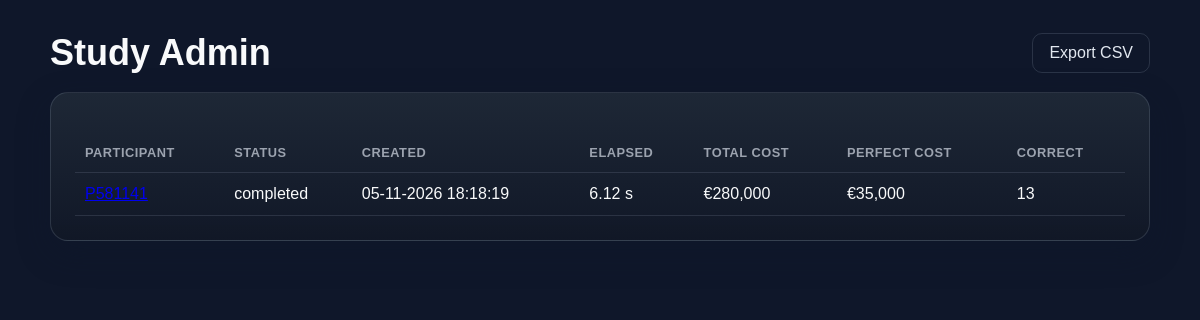
/admin, run on an earlier commit of the app's database.
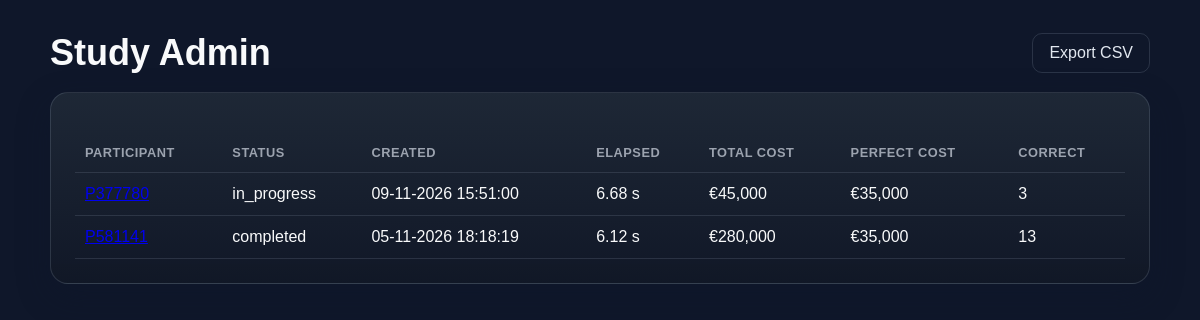
And on a later commit of the database.
### tables this page shows
CREATE TABLE participants (
            participant_code TEXT PRIMARY KEY,
            created_at TEXT NOT NULL,
            status TEXT NOT NULL DEFAULT 'in_progress',
            order_json TEXT NOT NULL,
            total_elapsed_ms INTEGER NOT NULL DEFAULT 0,
            total_cost INTEGER NOT NULL DEFAULT 0,
            perfect_cost INTEGER NOT NULL DEFAULT 0,
            correct_count INTEGER NOT NULL DEFAULT 0,
            completed_at TEXT
        );

### app.py (the view)
@app.route("/admin")
def admin_dashboard():
    conn = get_db()
    participants = conn.execute(
        """
        SELECT participant_code, created_at, status, total_elapsed_ms, total_cost, perfect_cost, correct_count
        FROM participants
        ORDER BY created_at DESC
        """
    ).fetchall()
    conn.close()
    return render_template("admin.html", participants=participants)

### app.py (called while the page is built)
@app.template_filter("admin_datetime")
def admin_datetime(value):
    if not value:
        return ""
    try:
        return datetime.fromisoformat(value).strftime("%d-%m-%Y %H:%M:%S")
    except (TypeError, ValueError):
        return value

@app.template_filter("admin_number")
def admin_number(value):
    try:
        return f"{int(value):,}"
    except (TypeError, ValueError):
        return value

def get_db():
    conn = sqlite3.connect(DB_PATH)
    conn.row_factory = sqlite3.Row
    return conn

### templates/admin.html (shortened to what this page needs)
<!DOCTYPE html>
<html lang="en">
  <head>
    <link rel="stylesheet" href="{{ url_for('static', filename='styles.css') }}" />
  </head>
  <body>
    <div class="page-shell">
      <div class="toolbar">
        <h1>Study Admin</h1>
        <a href="/admin/export.csv">Export CSV</a>
      </div>
      <div class="card">
        <table>
          <thead>
            <tr>
              <th>Participant</th>
              <th>Status</th>
              <th>Created</th>
              <th>Elapsed</th>
              <th>Total cost</th>
              <th>Perfect cost</th>
              <th>Correct</th>
            </tr>
          </thead>
          <tbody>
            {% for participant in participants %}
            <tr>
              <td><a class="participant-link" href="{{ url_for('admin_participant', participant_code=participant.participant_code) }}">{{ participant.participant_code }}</a></td>
              <td>{{ participant.status }}</td>
              <td>{{ participant.created_at|admin_datetime }}</td>
              <td>{{ "%.2f"|format(participant.total_elapsed_ms / 1000) }} s</td>
              <td>€{{ participant.total_cost|admin_number }}</td>
              <td>€{{ participant.perfect_cost|admin_number }}</td>
              <td>{{ participant.correct_count }}</td>
            </tr>
            {% endfor %}
          </tbody>
        </table>
      </div>
    </div>
  </body>
</html>

### static/styles.css (style rules this page uses)
:root { --bg: #0f172a; --panel: #111827; --card: #1f2937; --muted: #9ca3af; --text: #f9fafb; --line: #374151; --accent: #60a5fa; --accent-strong: #3b82f6; --danger: #f87171; --success: #34d399; --warning: #fbbf24; }
* { box-sizing: border-box; }
html, body { margin: 0; min-height: 100%; background: var(--bg); color: var(--text); font-family: Arial, Helvetica, sans-serif; }
body { display: flex; justify-content: center; min-height: 100vh; padding: 20px; }
.page-shell { width: min(1100px, 100%); }
h1 { margin: 0; font-size: clamp(32px, 3vw, 44px); }
.card { background: linear-gradient(180deg, rgba(31, 41, 55, 0.96), rgba(17, 24, 39, 0.98)); border: 1px solid rgba(148, 163, 184, 0.2); border-radius: 18px; box-shadow: 0 12px 32px rgba(15, 23, 42, 0.35); padding: 24px; }
table { width: 100%; border-collapse: collapse; margin-top: 16px; }
th, td { padding: 12px 10px; border-bottom: 1px solid rgba(148, 163, 184, 0.18); text-align: left; }
th { color: var(--muted); font-size: 0.8rem; text-transform: uppercase; letter-spacing: 0.04em; }

### templates/admin.html (style rules this page uses)
body { padding: 32px 20px; }
.toolbar { display: flex; justify-content: space-between; align-items: center; gap: 12px; margin-bottom: 18px; }
.toolbar a { color: #e2e8f0; text-decoration: none; border: 1px solid rgba(148,163,184,0.2); border-radius: 10px; padding: 10px 16px; }
table { width: 100%; }
th, td { padding: 12px 10px; }

What changed in the data, as far as the page shows it:
added participants: status "in_progress", created_at|admin_datetime "09-11-2026 15:51:00", participant.total_elapsed_ms/1000 "6.68", total_cost|admin_number "45,000", perfect_cost|admin_number "35,000", correct_count "3"
